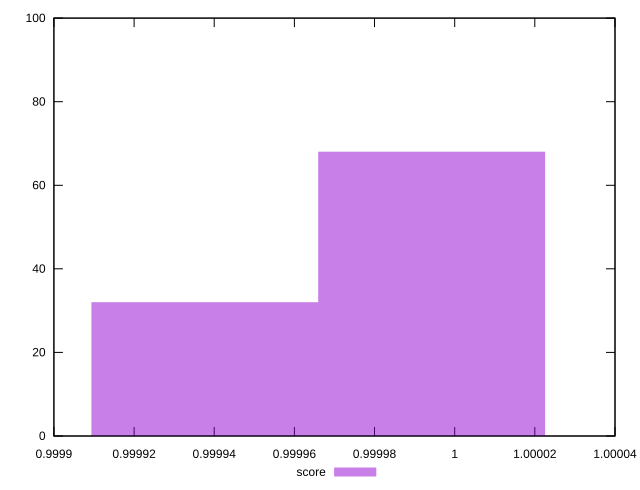

Write gnuplot code to recreate this figure.
reset
set terminal svg size 640, 490
set output "reprap/max-potential-fid/samples/pages+cached+noexternal+nofonts/score/histogram.svg"

$score <<EOF
0.9999942372319717 68
0.9999376508672573 32
EOF

set key outside below
set boxwidth 0.00005658636471434878
set yrange [0:100]
set style fill transparent solid 0.5 noborder

plot \
  $score title "score" with boxes, \


reset
